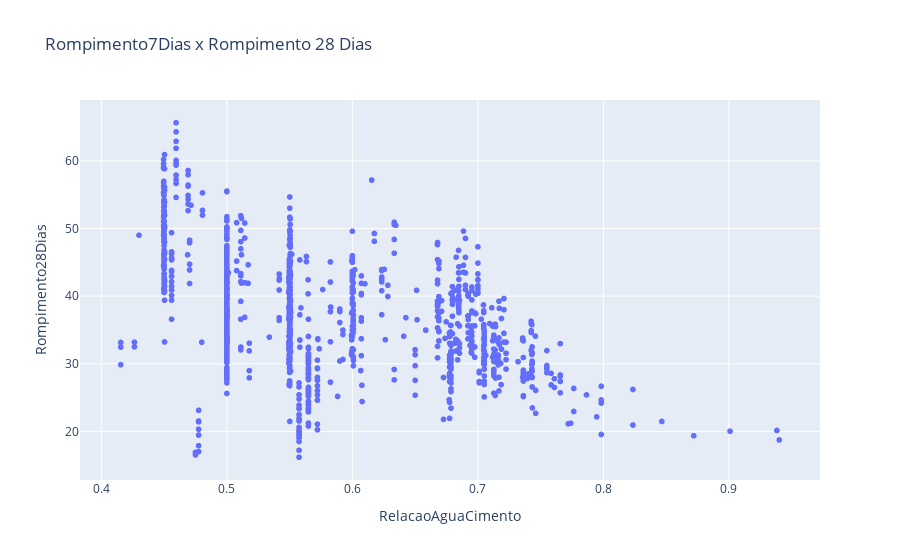

The code cell stored with this chart in its notebook:
### Code cell
fig = px.scatter(dados_aglomerante, x="RelacaoAguaCimento", y="Rompimento28Dias", title='Rompimento7Dias x Rompimento 28 Dias')
fig.show()

### Figure 1 — Plotly figure (JSON) as saved in the notebook; plotly's stock layout.template omitted (floating-point values rounded to 4 significant figures; data arrays with more than 128 entries replaced by an {"elided": "..."} marker saying what was removed)
{"data": [{"hovertemplate": "RelacaoAguaCimento=%{x}<br>Rompimento28Dias=%{y}<extra></extra>", "legendgroup": "", "marker": {"color": "#636efa", "symbol": "circle"}, "mode": "markers", "name": "", "showlegend": false, "type": "scattergl", "x": {"elided": "1296 float values"}, "xaxis": "x", "y": {"elided": "1296 float values"}, "yaxis": "y"}], "layout": {"legend": {"tracegroupgap": 0}, "title": {"text": "Rompimento7Dias x Rompimento 28 Dias"}, "xaxis": {"anchor": "y", "domain": [0, 1], "title": {"text": "RelacaoAguaCimento"}}, "yaxis": {"anchor": "x", "domain": [0, 1], "title": {"text": "Rompimento28Dias"}}}}
